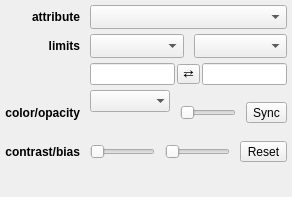
<?xml version="1.0" encoding="UTF-8"?>
<ui version="4.0">
 <class>Form</class>
 <widget class="QWidget" name="Form">
  <property name="geometry">
   <rect>
    <x>0</x>
    <y>0</y>
    <width>292</width>
    <height>197</height>
   </rect>
  </property>
  <property name="windowTitle">
   <string>Form</string>
  </property>
  <layout class="QGridLayout" name="gridLayout">
   <property name="leftMargin">
    <number>5</number>
   </property>
   <property name="topMargin">
    <number>5</number>
   </property>
   <property name="rightMargin">
    <number>5</number>
   </property>
   <property name="bottomMargin">
    <number>5</number>
   </property>
   <property name="horizontalSpacing">
    <number>10</number>
   </property>
   <property name="verticalSpacing">
    <number>5</number>
   </property>
   <item row="0" column="1" colspan="2">
    <widget class="QComboBox" name="combosel_attribute">
     <property name="sizeAdjustPolicy">
      <enum>QComboBox::AdjustToMinimumContentsLengthWithIcon</enum>
     </property>
    </widget>
   </item>
   <item row="0" column="0">
    <widget class="QLabel" name="label_3">
     <property name="font">
      <font>
       <weight>75</weight>
       <bold>true</bold>
      </font>
     </property>
     <property name="text">
      <string>attribute</string>
     </property>
     <property name="alignment">
      <set>Qt::AlignRight|Qt::AlignTrailing|Qt::AlignVCenter</set>
     </property>
    </widget>
   </item>
   <item row="2" column="0">
    <widget class="QLabel" name="label_2">
     <property name="font">
      <font>
       <weight>75</weight>
       <bold>true</bold>
      </font>
     </property>
     <property name="text">
      <string>limits</string>
     </property>
     <property name="alignment">
      <set>Qt::AlignRight|Qt::AlignTrailing|Qt::AlignVCenter</set>
     </property>
    </widget>
   </item>
   <item row="13" column="1">
    <spacer name="verticalSpacer">
     <property name="orientation">
      <enum>Qt::Vertical</enum>
     </property>
     <property name="sizeHint" stdset="0">
      <size>
       <width>20</width>
       <height>40</height>
      </size>
     </property>
    </spacer>
   </item>
   <item row="4" column="1" colspan="2">
    <layout class="QHBoxLayout" name="horizontalLayout_5">
     <property name="spacing">
      <number>10</number>
     </property>
     <item>
      <layout class="QVBoxLayout" name="verticalLayout">
       <item>
        <widget class="QColormapCombo" name="combodata_cmap">
         <property name="minimumSize">
          <size>
           <width>80</width>
           <height>0</height>
          </size>
         </property>
         <property name="sizeAdjustPolicy">
          <enum>QComboBox::AdjustToMinimumContentsLengthWithIcon</enum>
         </property>
         <property name="frame">
          <bool>false</bool>
         </property>
        </widget>
       </item>
       <item>
        <widget class="QColorBox" name="color_color">
         <property name="sizePolicy">
          <sizepolicy hsizetype="Preferred" vsizetype="Minimum">
           <horstretch>0</horstretch>
           <verstretch>0</verstretch>
          </sizepolicy>
         </property>
         <property name="text">
          <string/>
         </property>
        </widget>
       </item>
      </layout>
     </item>
     <item>
      <widget class="QSlider" name="value_alpha">
       <property name="minimumSize">
        <size>
         <width>50</width>
         <height>0</height>
        </size>
       </property>
       <property name="maximum">
        <number>100</number>
       </property>
       <property name="orientation">
        <enum>Qt::Horizontal</enum>
       </property>
      </widget>
     </item>
     <item>
      <widget class="QToolButton" name="bool_global_sync">
       <property name="text">
        <string>Sync</string>
       </property>
       <property name="checkable">
        <bool>true</bool>
       </property>
      </widget>
     </item>
    </layout>
   </item>
   <item row="3" column="1" colspan="2">
    <layout class="QHBoxLayout" name="horizontalLayout_2">
     <property name="spacing">
      <number>2</number>
     </property>
     <item>
      <widget class="QLineEdit" name="valuetext_v_min"/>
     </item>
     <item>
      <widget class="QToolButton" name="button_flip_limits">
       <property name="styleSheet">
        <string notr="true">padding: 0px</string>
       </property>
       <property name="text">
        <string>⇄</string>
       </property>
      </widget>
     </item>
     <item>
      <widget class="QLineEdit" name="valuetext_v_max"/>
     </item>
    </layout>
   </item>
   <item row="2" column="1">
    <widget class="QComboBox" name="combosel_percentile">
     <property name="minimumSize">
      <size>
       <width>50</width>
       <height>0</height>
      </size>
     </property>
     <property name="sizeAdjustPolicy">
      <enum>QComboBox::AdjustToMinimumContentsLengthWithIcon</enum>
     </property>
    </widget>
   </item>
   <item row="2" column="2">
    <widget class="QComboBox" name="combosel_stretch">
     <property name="minimumSize">
      <size>
       <width>50</width>
       <height>0</height>
      </size>
     </property>
     <property name="sizeAdjustPolicy">
      <enum>QComboBox::AdjustToMinimumContentsLengthWithIcon</enum>
     </property>
    </widget>
   </item>
   <item row="10" column="1" colspan="2">
    <layout class="QHBoxLayout" name="horizontalLayout_4">
     <property name="spacing">
      <number>10</number>
     </property>
     <item>
      <widget class="QSlider" name="value_contrast">
       <property name="minimumSize">
        <size>
         <width>50</width>
         <height>0</height>
        </size>
       </property>
       <property name="maximum">
        <number>1000</number>
       </property>
       <property name="orientation">
        <enum>Qt::Horizontal</enum>
       </property>
      </widget>
     </item>
     <item>
      <widget class="QSlider" name="value_bias">
       <property name="minimumSize">
        <size>
         <width>50</width>
         <height>0</height>
        </size>
       </property>
       <property name="maximum">
        <number>1000</number>
       </property>
       <property name="orientation">
        <enum>Qt::Horizontal</enum>
       </property>
      </widget>
     </item>
     <item>
      <widget class="QToolButton" name="button_reset_contrast_bias">
       <property name="text">
        <string>Reset</string>
       </property>
      </widget>
     </item>
    </layout>
   </item>
   <item row="10" column="0">
    <widget class="QLabel" name="label_5">
     <property name="font">
      <font>
       <weight>75</weight>
       <bold>true</bold>
      </font>
     </property>
     <property name="text">
      <string>contrast/bias</string>
     </property>
     <property name="alignment">
      <set>Qt::AlignRight|Qt::AlignTrailing|Qt::AlignVCenter</set>
     </property>
    </widget>
   </item>
   <item row="4" column="0">
    <widget class="QLabel" name="label">
     <property name="font">
      <font>
       <weight>75</weight>
       <bold>true</bold>
      </font>
     </property>
     <property name="text">
      <string>color/opacity</string>
     </property>
     <property name="alignment">
      <set>Qt::AlignRight|Qt::AlignTrailing|Qt::AlignVCenter</set>
     </property>
    </widget>
   </item>
   <item row="11" column="1" colspan="2">
    <spacer name="horizontalSpacer">
     <property name="orientation">
      <enum>Qt::Horizontal</enum>
     </property>
     <property name="sizeHint" stdset="0">
      <size>
       <width>40</width>
       <height>5</height>
      </size>
     </property>
    </spacer>
   </item>
  </layout>
 </widget>
 <customwidgets>
  <customwidget>
   <class>QColorBox</class>
   <extends>QLabel</extends>
   <header>glue.utils.qt.colors</header>
  </customwidget>
  <customwidget>
   <class>QColormapCombo</class>
   <extends>QComboBox</extends>
   <header>glue_qt.utils.colors</header>
  </customwidget>
 </customwidgets>
 <resources/>
 <connections/>
</ui>
